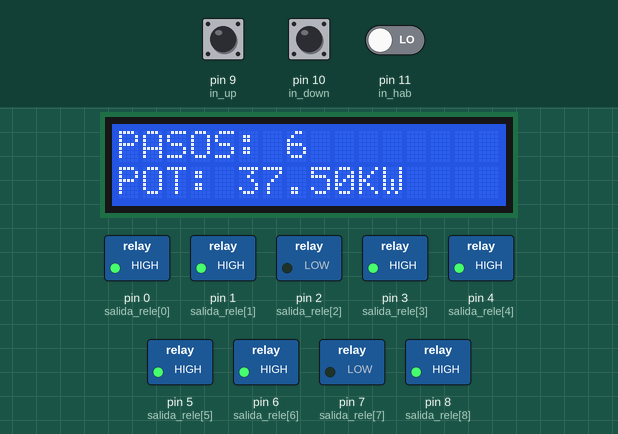
Simulated run of this sketch. Board: Arduino Uno, built with avr-gcc and run on an emulated ATmega328P. Parts: 16×2 character LCD, switched loads named in the sketch (green lamp = pin HIGH). Dashed ring = blinking. The test bench sets the inputs (shaded band); at power-on: pin 9 (in_up) HIGH, pin 10 (in_down) HIGH, pin 11 (in_hab) LOW.

Above: at 2.6 s.
2.7 s: pin 9 (in_up) pulled LOW for 0.15 s
At 5.1 s:
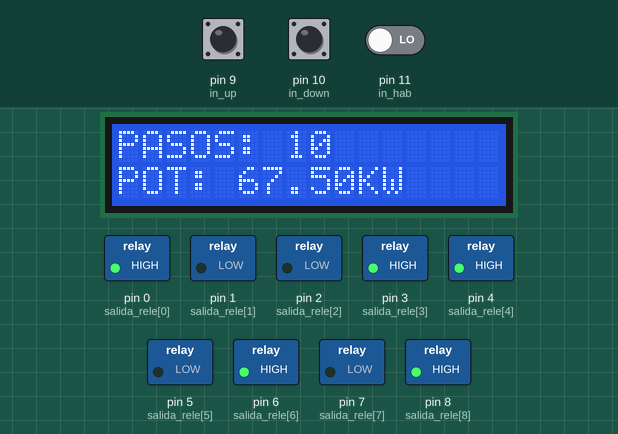
5.3 s: pin 9 (in_up) pulled LOW for 1 s
At 8.4 s:
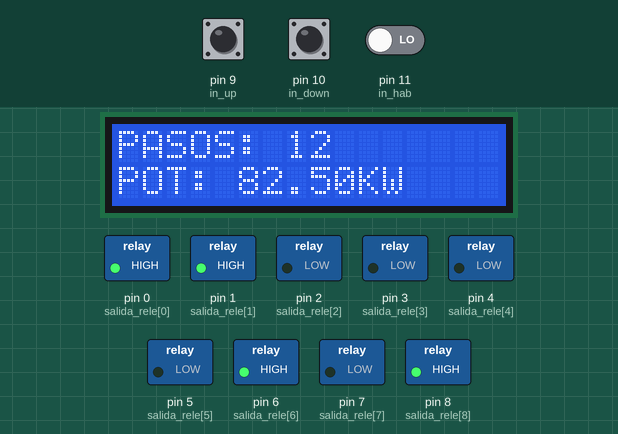
8.7 s: pin 10 (in_down) pulled LOW for 1 s
At 12.2 s:
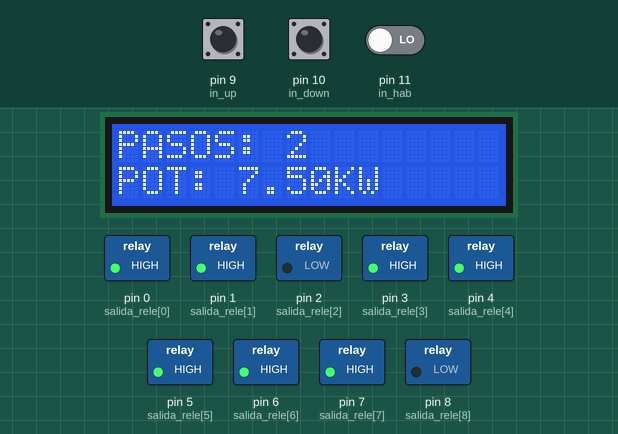
12.4 s: pin 10 (in_down) pulled LOW for 0.15 s
At 13.3 s:
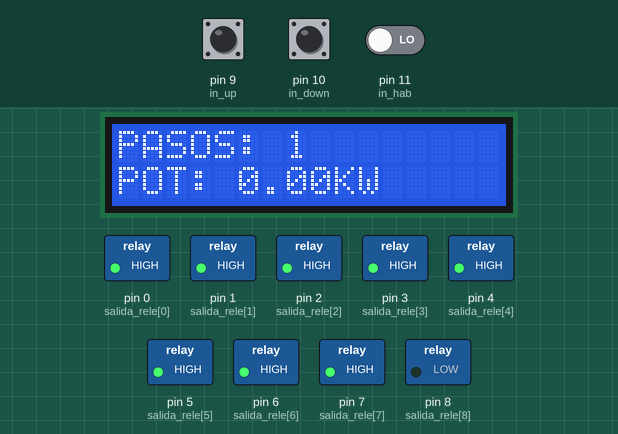
14.9 s: pin 9 (in_up) pulled LOW for 0.15 s
At 16.12 s:
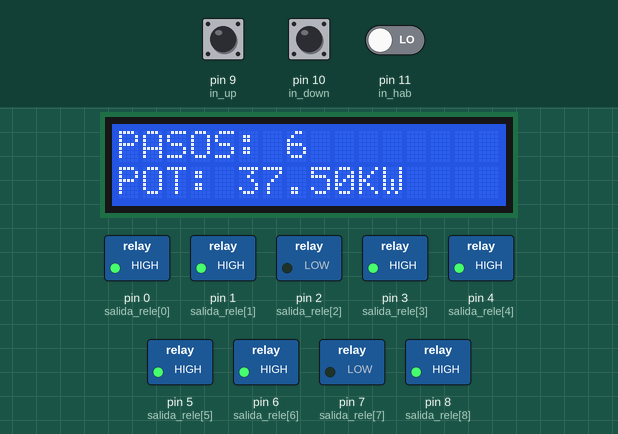
18.0 s: pin 9 (in_up) pulled LOW for 3.2 s
At 21.0 s:
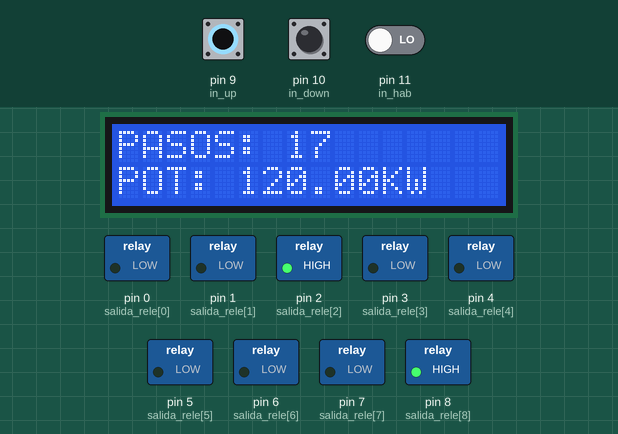
Timing chart, 0 to 23.6 s (numbered marks = the images above; inputs shaded):
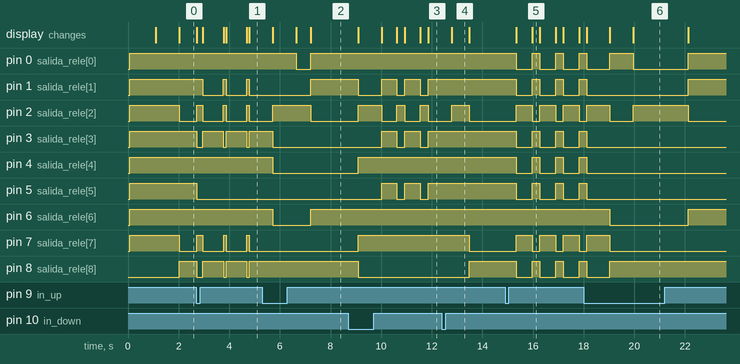

Measured:
- after the input at 2.7 s, pin 1 (salida_rele[1]): alternates HIGH for 0.10 s and LOW for 0.82 s, starting after 0.25 s; pin 2 (salida_rele[2]): LOW → HIGH at once, then repeats every 0.92 s: LOW 0.82 s, HIGH 0.10 s
- after the input at 5.3 s, pin 0 (salida_rele[0]): HIGH → LOW after 1.3 s, → HIGH 0.58 s later; pin 4 (salida_rele[4]): HIGH → LOW after 0.42 s
- after the input at 8.7 s, pin 1 (salida_rele[1]): HIGH → LOW after 0.40 s, then repeats every 0.92 s: HIGH 0.60 s, LOW 0.32 s; pin 2 (salida_rele[2]): LOW → HIGH after 0.40 s, then repeats every 0.92 s: LOW 0.60 s, HIGH 0.32 s
- after the input at 12.4 s, pin 1 (salida_rele[1]), pin 3 (salida_rele[3]), pin 5 (salida_rele[5]): stops changing and stays HIGH; pin 7 (salida_rele[7]): HIGH → LOW after 1.1 s; pin 8 (salida_rele[8]): LOW → HIGH after 1.1 s; the display: changes after 0.39 s (image 4)
- after the input at 14.9 s, pin 0 (salida_rele[0]), pin 1 (salida_rele[1]): alternates HIGH for 0.29 s and LOW for 0.63 s, starting after 0.44 s
- after the input at 18.0 s, pin 3 (salida_rele[3]), pin 4 (salida_rele[4]), pin 5 (salida_rele[5]): goes on until 18.1 s, then stays LOW; pin 6 (salida_rele[6]): HIGH → LOW after 1.0 s, → HIGH 3.1 s later
- what the display in image 4 shows lasts 0.7 s, from 12.8 s to 13.5 s

The sketch:

Banco_1.3.ino
```cpp
#include <Wire.h>
#include <LiquidCrystal_I2C.h>
LiquidCrystal_I2C lcd(0x27,16,2);
//variable LCD
const byte columna = 0;
byte fila;
const byte columna2 = 1;
byte fila2;
String contenido;
String contenido2;

//Variables pulsadores
const byte in_up = 9;         //PULSADOR ARRIBA
const byte in_down = 10;      //PULSADOR ABAJO
const byte in_hab = 11;       //INTERRUPTOR HABILITACION
boolean est_up;               //GUARDA EL ESTADO DE PULSADOR ARRIBA
boolean est_down;             //GUARDA EL ESTADO DE PULSADOR ABAJO
boolean est_hab;              //GUARDA EL ESTADO DE INT HABILITACION
boolean seg_up = 0;
boolean seg_down = 0;
boolean seg_hab = 0;
//Variables de control
int pos_paso = 1;     //POSICION DEL PASO ACTUAL
float potencia = 0;
//DEFINICION DE PASOS
//*LAS PRIMERAS 8 SALIDAS ESTAN INVERTIDAS EN SU LOGICA POR EL MODULO RELE QUE TRABAJA A LA INVERSA *
//*LA ULTIMA SALIDA TIENE SU LOGICA NORMAL*
byte Paso[17][9]={                      //PASO[CANTIDAD DE PASOS][ACTIVAR/DESACTIVAR SALIDAS]
{1 , 1 , 1 , 1 , 1 , 1 , 1 , 1 , 0},    //PASO 1
{1 , 1 , 0 , 1 , 1 , 1 , 1 , 1 , 0},    //PASO 2
{1 , 1 , 1 , 1 , 1 , 0 , 1 , 1 , 0},    //PASO 3
{1 , 1 , 0 , 0 , 1 , 1 , 1 , 1 , 0},    //PASO 4
{1 , 1 , 1 , 0 , 1 , 0 , 1 , 1 , 0},    //PASO 5
{1 , 1 , 0 , 1 , 1 , 1 , 1 , 0 , 1},    //PASO 6
{1 , 0 , 1 , 0 , 1 , 0 , 1 , 1 , 0},    //PASO 7
{1 , 1 , 0 , 0 , 1 , 1 , 1 , 0 , 1},    //PASO 8
{1 , 0 , 1 , 0 , 1 , 0 , 0 , 1 , 0},    //PASO 9
{1 , 0 , 0 , 1 , 1 , 0 , 1 , 0 , 1},    //PASO 10
{0 , 0 , 1 , 0 , 0 , 0 , 1 , 1 , 0},    //PASO 11
{1 , 1 , 0 , 0 , 0 , 0 , 1 , 0 , 1},    //PASO 12
{0 , 0 , 1 , 0 , 0 , 0 , 0 , 1 , 0},    //PASO 13
{1 , 0 , 0 , 0 , 1 , 0 , 0 , 0 , 1},    //PASO 14
{1 , 0 , 1 , 0 , 0 , 0 , 0 , 0 , 1},    //PASO 15
{1 , 0 , 0 , 0 , 0 , 0 , 0 , 0 , 1},    //PASO 16
{0 , 0 , 1 , 0 , 0 , 0 , 0 , 0 , 1},    //PASO 17
};
const byte num_pasos = 17;                                  //NUMERO TOTAL DE PASOS
byte salida_rele[]={0,1,2,3,4,5,6,7,8};                     //PINES DE SALIDA AL RELE
const byte numero_rele =9 ;                                 //CANTIDAD DE SALIDAS(RELE)
//CONTADOR
unsigned long tiempo = 0;
unsigned long referencia = 0;
boolean act = 0;
unsigned long valor;
boolean salto = 0;
boolean salto1 = 0;
unsigned long tiempo1 = 0;
unsigned long referencia1 = 0;
boolean act1 = 0;
unsigned long valor1;
const int espera = 900;
const byte intervalo = 5;
float pot_int = intervalo * 7.5 ;

void setup(){
  //Configuracion LCD
  lcd.init();
  lcd.backlight();
  //Pines Rele
  for (byte numero_pin = 0;numero_pin < numero_rele; numero_pin++){
      pinMode(salida_rele[numero_pin],OUTPUT);
  }
  Salida();
  //Pines Pulsadores
  pinMode(in_up, INPUT);
  pinMode(in_down, INPUT);
  pinMode(in_hab, INPUT);
  //Configuracion Inicial
  fila = 3;
  contenido = "INICIANDO";
  Visual();
  delay(1000);
  lcd.clear();
  fila = 0;
  contenido = "PASOS: "+ String(pos_paso);
  fila2 = 0;
  contenido2 = "POT: " + String(potencia) + "KW";
  Visual();
}


void loop(){
  Lectura_pulsador();
  Logica();
  Salida();
}

void Lectura_pulsador(){      //Lee el estado de los pulsadores
  est_up = digitalRead(in_up);
  est_down = digitalRead(in_down);
  est_hab = digitalRead(in_hab);
}


void Logica(){    //Proceso de comparacion y decisiones
  if((est_down == 0)&&(valor <espera)&& (valor > 100)&&(salto== 0)){
    pos_paso = pos_paso +1;
    potencia = potencia + 7.5;
    act = 0;
    Menu_pasos();
    valor = 0;
  }
  if((est_down == 1)&&(pos_paso < num_pasos)){
    reloj();
    if(valor >= espera){
      pos_paso = pos_paso + intervalo;
      potencia = potencia + pot_int;
      act = 0;
      if(pos_paso >= num_pasos){
        pos_paso = num_pasos;
        potencia = 120;
      }
      Menu_pasos();
      salto = 1;
    }
  }
  if((est_down == 0)&&(salto == 1)){
    salto = 0;
    valor = 0;
    act = 0;
  }


  if((est_up == 0)&&(valor1 <espera)&& (valor1 > 100)&&(salto1== 0)){
    pos_paso = pos_paso -1;
    potencia = potencia - 7.5;
    act1 = 0;
    Menu_pasos();
    valor1 = 0;
  }
  if((est_up == 1)&&(pos_paso > 1)){
    reloj1();
    if(valor1 >= espera){
      pos_paso = pos_paso - intervalo;
      potencia = potencia - pot_int;
      act1 = 0;
      if(pos_paso <= 1){
        pos_paso = 1;
        potencia = 0;
      }
      Menu_pasos();
      salto1 = 1;
    }
  }
  if((est_up == 0)&&(salto1 == 1)){
    salto1 = 0;
    valor1 = 0;
    act1 = 0;
  }
}

void Menu_pasos(){
    fila = 0;
    contenido = "PASOS: " + String(pos_paso);
    fila2 = 0;
    contenido2 = "POT: " + String(potencia) + "KW";
    Visual();
}


void Visual(){    //Configuro lo que se visualizara en el LCD
  lcd.clear();
  lcd.setCursor(fila,columna);
  lcd.print(contenido);
  lcd.setCursor(fila2,columna2);
  lcd.print(contenido2);
}


void Salida(){   //Habilita o desabilita las salidas
  for (byte numero_pin = 0;numero_pin < numero_rele; numero_pin++){
    digitalWrite(salida_rele[numero_pin],Paso[pos_paso -1][numero_pin]);
  }
}

void cuenta_cero(){             //Cuando Salta de un paso a otro desactiva sus salidas por 200mSeg
  for (byte numero_pin = 0;numero_pin < numero_rele; numero_pin++){
    digitalWrite(salida_rele[numero_pin],Paso[0][numero_pin]);
  }
  delay(200);
}

void reloj(){
  tiempo = millis();
  if(act == 0){
    referencia = tiempo;
    act = 1;
  }
  valor = tiempo - referencia;
}
void reloj1(){
  tiempo1 = millis();
  if(act1 == 0){
    referencia1 = tiempo1;
    act1 = 1;
  }
  valor1 = tiempo1 - referencia1;
}
```
